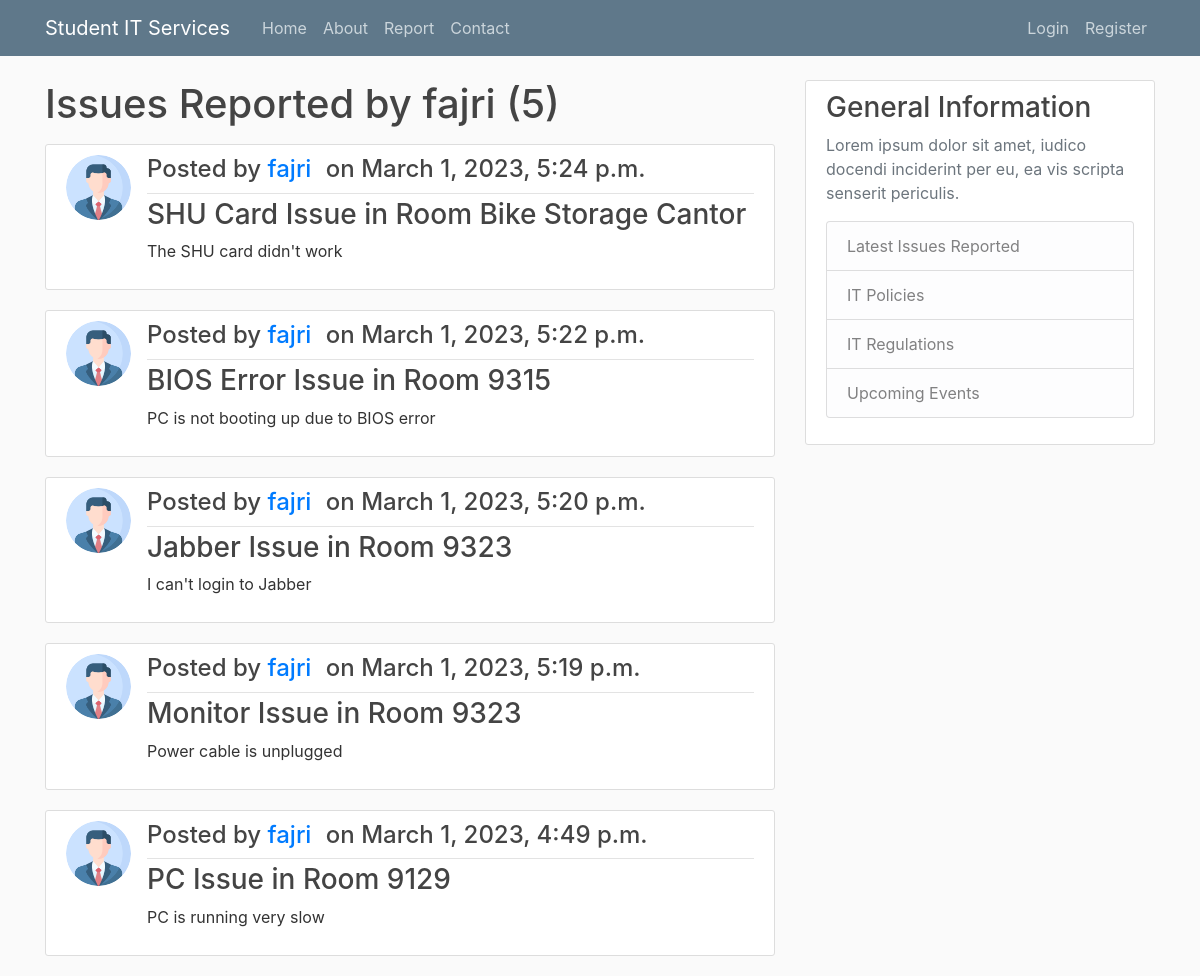
Screenshot of /user/fajri with the database file from the repository.
### itreporting/models.py (models this page shows, shortened)
class Issue(models.Model):
    type = models.CharField(max_length = 100)
    room = models.CharField(max_length = 100)
    details = models.TextField()
    date_submitted = models.DateTimeField(default = timezone.now)
    author = models.ForeignKey(User, on_delete = models.CASCADE)

### users/models.py (models this page shows, shortened)
class Profile(models.Model):
    user = models.OneToOneField(User, on_delete = models.CASCADE)
    image = models.ImageField(default = 'default.png', upload_to = 'profile_pics')

### itreporting/views.py (the view)
# urls.py: path('user/<str:username>', UserPostListView.as_view(), name='user-issues'),
class UserPostListView(ListView):
    model = Issue
    template_name = 'itreporting/user_issues.html'
    context_object_name = 'issues'
    paginate_by = 5
    def get_queryset(self):
        user = get_object_or_404(User,
        username = self.kwargs.get('username'))
        return Issue.objects.filter(author=user).order_by('-date_submitted')

### itreporting/templates/itreporting/user_issues.html (shortened to what this page needs)
{% extends "itreporting/base.html" %}
{% block content %}<h1 class="mb-3">Issues Reported by {{view.kwargs.username}} ({{page_obj.paginator.count}})</h1>
{% for issue in issues %}
<article class="media content-section">
    <img class="rounded-circle article-img" src="{{issue.author.profile.image.url}}"/>
    <div class="media-body">
        <div class="article-metadata">
            <h4 class="mr-2" >Posted by <a class="mr-2" href="{% url 'user-issues' issue.author.username %}">{{issue.author}}</a> on {{issue.date_submitted}}</h4>
        </div>
        <h3><a class="article-title" href="{% url 'issue-detail' issue.id %}">{{issue.type}} Issue in Room {{issue.room}}</a></h3>
        <p class="article-content">{{issue.details}}</p>
    </div>
</article>
{% endfor %}
{% endblock %}

### itreporting/static/css/styles.css (style rules this page uses)
body { background: #fafafa; color: #333333; margin-top: 5rem; }
h1, h2, h3, h4, h5, h6 { color: #444444; }
.content-section { background: #ffffff; padding: 10px 20px; border: 1px solid #dddddd; border-radius: 3px; margin-bottom: 20px; }
.article-title { color: #444444; }
.article-content { white-space: pre-line; }
.article-img { height: 65px; width: 65px; margin-right: 16px; }
.article-metadata { padding-bottom: 1px; margin-bottom: 4px; border-bottom: 1px solid #e3e3e3 }

### rows the page displays
Issue: author.profile.image (picture), author "fajri", date_submitted "March 1, 2023, 5:24 p.m.", type "SHU Card", room "Bike Storage Cantor", details "The SHU card didn't work"
Issue: author.profile.image (picture), author "fajri", date_submitted "March 1, 2023, 5:22 p.m.", type "BIOS Error", room "9315", details "PC is not booting up due to BIOS error"
Issue: author.profile.image (picture), author "fajri", date_submitted "March 1, 2023, 5:20 p.m.", type "Jabber", room "9323", details "I can't login to Jabber"
Issue: author.profile.image (picture), author "fajri", date_submitted "March 1, 2023, 5:19 p.m.", type "Monitor", room "9323", details "Power cable is unplugged"
Issue: author.profile.image (picture), author "fajri", date_submitted "March 1, 2023, 4:49 p.m.", type "PC", room "9129", details "PC is running very slow"

### other values shown
{{ view.kwargs.username }} "fajri"
{{ page_obj.paginator.count }} "5"
